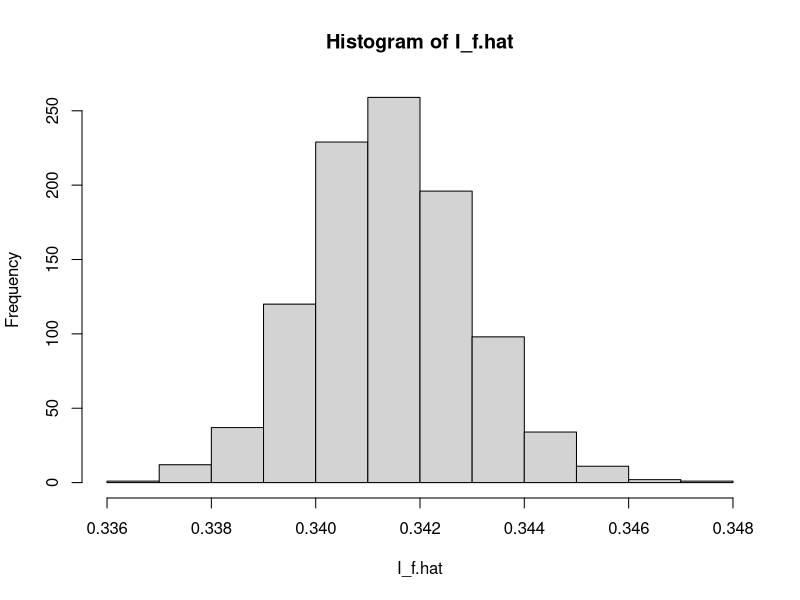

R code for this plot:
### Monte Carlo Integration I(f) from a to b, CLT

B = 1000

n = 1000
I_f.hat = numeric(B)

a = 0; b = 1;

mu = 0; sigma = 1

for(i in 1:B){

x = runif(n,min=a,max=b)

I_f.hat[i] = (b-a)*mean(dnorm(x,mean=mu,sd=sigma))
I_f.hat[i]

}

# Check

I_f = pnorm(b,mean=mu,sd=sigma) - pnorm(a,mean=mu,sd=sigma)
I_f

# Convergence in distribution plot

X11()
hist(I_f.hat)

I_f.mean = mean(I_f.hat)
I_f.mean
I_f.se = sd(I_f.hat)
I_f.se

I_f.hat.ci = c(I_f.mean - 1.96*I_f.se, I_f.mean + 1.96*I_f.se) 
I_f.hat.ci

quantile(I_f.hat,probs=c(0.025,0.975))



